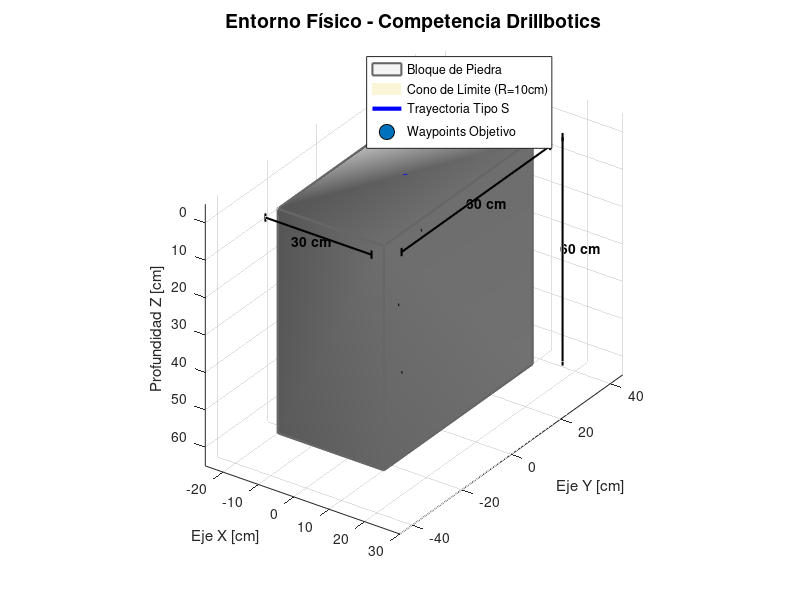

Write MATLAB code to recreate this figure.
%% =========================================================================
% VISUALIZACIÓN DEL ENTORNO DE PERFORACIÓN: PIEDRA, CONO Y TRAYECTORIA
% Proyecto Drillbotics - ITBA
% =========================================================================
clear; clc; close all;

%% 1. PARÁMETROS GEOMÉTRICOS (en centímetros)
% Dimensiones de la piedra (Ajustar Ly a 30 si la base es rectangular)
Lx = 30;   % Ancho en X
Ly = 60;   % Profundidad en Y 
Lz = 60;   % Altura (Profundidad Z)

% Dimensiones del Cono de competencia
R_base = 10; % Radio en el fondo de la piedra (Z = 60)
% La punta del cono estará en el centro de la superficie (Z = 0)

%% 2. CONFIGURACIÓN DE LA FIGURA
fig = figure('Name', 'Entorno de Perforación Drillbotics', 'Color', 'w', ...
    'Units', 'normalized', 'OuterPosition', [0.1 0.1 0.7 0.8]);
hold on; grid on; axis equal;
view(35, 30);
set(gca, 'ZDir', 'reverse'); % Invertimos Z para que la profundidad vaya hacia abajo

%% 3. DIBUJO DE LA PIEDRA SEMITRANSPARENTE
% Definimos los vértices del bloque (Centro en X=0, Y=0, Z arranca en 0)
x_min = -Lx/2; x_max = Lx/2;
y_min = -Ly/2; y_max = Ly/2;
z_min = 0;     z_max = Lz;

vertices_piedra = [
    x_min y_min z_min;  x_max y_min z_min;  
    x_max y_max z_min;  x_min y_max z_min;
    x_min y_min z_max;  x_max y_min z_max;  
    x_max y_max z_max;  x_min y_max z_max
];

caras_piedra = [
    1 2 3 4; % Cara Superior
    5 6 7 8; % Cara Inferior
    1 2 6 5; % Frontal
    2 3 7 6; % Derecha
    3 4 8 7; % Trasera
    4 1 5 8  % Izquierda
];

% Dibujamos el bloque con 'patch' (Color gris, transparencia alpha)
patch('Vertices', vertices_piedra, 'Faces', caras_piedra, ...
      'FaceColor', [0.7 0.7 0.7], 'FaceAlpha', 0.15, ...
      'EdgeColor', [0.4 0.4 0.4], 'LineWidth', 1.5);

%% 4. DIBUJO DEL CONO DE RESTRICCIÓN
% Generamos un cilindro paramétrico y lo convertimos en cono (radio 0 a R_base)
[Xc, Yc, Zc] = cylinder([0, R_base], 60);
Zc = Zc * Lz; % Escalamos Z de 0 a 60 cm

surf(Xc, Yc, Zc, 'FaceColor', [0.9 0.8 0.2], 'FaceAlpha', 0.2, ...
     'EdgeColor', 'none');

%% 5. GENERACIÓN DE LA TRAYECTORIA TIPO 'S' DENTRO DEL CONO
N_puntos = 200;
z_traj = linspace(0, Lz, N_puntos);

% Para que la curva sea S y no salga del cono, limitamos su amplitud al radio 
% permitido en cada profundidad: R_permitido(z) = (R_base/Lz) * z
R_permitido = (R_base / Lz) * z_traj;

% Ecuaciones paramétricas para la forma de 'S' en 3D
% Usamos el 80% del radio permitido para que no roce las paredes del cono
x_traj = (0.8 .* R_permitido) .* sin(2 * pi * (z_traj / Lz)); 
y_traj = (0.4 .* R_permitido) .* sin(2 * pi * (z_traj / Lz) + pi/4); 

plot3(x_traj, y_traj, z_traj, 'b-', 'LineWidth', 3);

%% 6. WAYPOINTS (LOS 3 PUNTOS DE LA COMPETENCIA)
% Seleccionamos 3 puntos representativos a lo largo de la trayectoria
z_waypoints = [15, 35, 55]; % Profundidades objetivo
x_wp = (0.8 * (R_base/Lz) * z_waypoints) .* sin(2 * pi * (z_waypoints / Lz));
y_wp = (0.4 * (R_base/Lz) * z_waypoints) .* sin(2 * pi * (z_waypoints / Lz) + pi/4);

% Graficamos los Waypoints
scatter3(x_wp, y_wp, z_waypoints, 120, 'ro', 'filled', 'MarkerEdgeColor', 'k');

% Agregamos etiquetas a los puntos
for i = 1:3
    texto_wp = sprintf('  P%d', i);
    text(x_wp(i), y_wp(i), z_waypoints(i), texto_wp, 'FontSize', 10, 'FontWeight', 'bold');
end

%% 7. ACOTACIÓN DE LA PIEDRA (LÍNEAS DE DIMENSIONES)
offset = 5; % Separación de las cotas respecto a la piedra

% Cota Ancho (Eje X)
plot3([-Lx/2, Lx/2], [-Ly/2-offset, -Ly/2-offset], [0, 0], 'k|-', 'LineWidth', 1.5, 'MarkerSize', 6);
text(0, -Ly/2-offset-3, 0, sprintf('%d cm', Lx), 'HorizontalAlignment', 'center', 'FontWeight', 'bold');

% Cota Profundidad (Eje Y)
plot3([Lx/2+offset, Lx/2+offset], [-Ly/2, Ly/2], [0, 0], 'k|-', 'LineWidth', 1.5, 'MarkerSize', 6);
text(Lx/2+offset+3, 0, 0, sprintf('%d cm', Ly), 'HorizontalAlignment', 'center', 'FontWeight', 'bold');

% Cota Altura (Eje Z)
plot3([Lx/2+offset, Lx/2+offset], [Ly/2+offset, Ly/2+offset], [0, Lz], 'k|-', 'LineWidth', 1.5, 'MarkerSize', 6);
text(Lx/2+offset+3, Ly/2+offset+3, Lz/2, sprintf('%d cm', Lz), 'HorizontalAlignment', 'center', 'FontWeight', 'bold');

%% 8. RETOQUES FINALES DE LA GRÁFICA
title('Entorno Físico - Competencia Drillbotics', 'FontSize', 14);
xlabel('Eje X [cm]');
ylabel('Eje Y [cm]');
zlabel('Profundidad Z [cm]');
legend('Bloque de Piedra', 'Cono de Límite (R=10cm)', 'Trayectoria Tipo S', 'Waypoints Objetivo', 'Location', 'northeast');

% Ajuste de límites para que las cotas no queden cortadas
xlim([-Lx/2-10, Lx/2+15]);
ylim([-Ly/2-15, Ly/2+15]);
zlim([-5, Lz+5]);

% Luces para darle efecto 3D al cono y bloque
camlight('headlight');
lighting gouraud;
